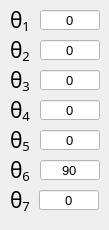
            <widget class="QWidget" name="pg_ithe">
             <widget class="QLabel" name="label_173">
              <property name="geometry">
               <rect>
                <x>10</x>
                <y>180</y>
                <width>21</width>
                <height>41</height>
               </rect>
              </property>
              <property name="font">
               <font>
                <family>3ds</family>
                <pointsize>12</pointsize>
                <weight>50</weight>
                <bold>false</bold>
               </font>
              </property>
              <property name="styleSheet">
               <string notr="true">color:black;</string>
              </property>
              <property name="text">
               <string>&lt;html&gt;&lt;head/&gt;&lt;body&gt;&lt;p&gt;&lt;span style=&quot; font-family:'Calibri','sans-serif'; font-size:16pt;&quot;&gt;θ&lt;/span&gt;&lt;span style=&quot; font-size:16pt; vertical-align:sub;&quot;&gt;7&lt;/span&gt;&lt;/p&gt;&lt;/body&gt;&lt;/html&gt;</string>
              </property>
             </widget>
             <widget class="QLabel" name="label_185">
              <property name="geometry">
               <rect>
                <x>10</x>
                <y>150</y>
                <width>21</width>
                <height>41</height>
               </rect>
              </property>
              <property name="font">
               <font>
                <family>3ds</family>
                <pointsize>12</pointsize>
                <weight>50</weight>
                <bold>false</bold>
               </font>
              </property>
              <property name="styleSheet">
               <string notr="true">color:black;</string>
              </property>
              <property name="text">
               <string>&lt;html&gt;&lt;head/&gt;&lt;body&gt;&lt;p&gt;&lt;span style=&quot; font-family:'Calibri','sans-serif'; font-size:16pt;&quot;&gt;θ&lt;/span&gt;&lt;span style=&quot; font-family:'Calibri','sans-serif'; font-size:16pt; vertical-align:sub;&quot;&gt;6&lt;/span&gt;&lt;/p&gt;&lt;/body&gt;&lt;/html&gt;</string>
              </property>
             </widget>
             <widget class="QLineEdit" name="tb_the2_BC">
              <property name="geometry">
               <rect>
                <x>40</x>
                <y>40</y>
                <width>60</width>
                <height>20</height>
               </rect>
              </property>
              <property name="font">
               <font>
                <pointsize>10</pointsize>
               </font>
              </property>
              <property name="styleSheet">
               <string notr="true">background-color: rgb(255, 255, 255);</string>
              </property>
              <property name="text">
               <string>0</string>
              </property>
              <property name="alignment">
               <set>Qt::AlignCenter</set>
              </property>
             </widget>
             <widget class="QLabel" name="label_186">
              <property name="geometry">
               <rect>
                <x>10</x>
                <y>90</y>
                <width>21</width>
                <height>41</height>
               </rect>
              </property>
              <property name="font">
               <font>
                <family>3ds</family>
                <pointsize>12</pointsize>
                <weight>50</weight>
                <bold>false</bold>
               </font>
              </property>
              <property name="styleSheet">
               <string notr="true">color:black;</string>
              </property>
              <property name="text">
               <string>&lt;html&gt;&lt;head/&gt;&lt;body&gt;&lt;p&gt;&lt;span style=&quot; font-family:'Calibri','sans-serif'; font-size:16pt;&quot;&gt;θ&lt;/span&gt;&lt;span style=&quot; font-size:16pt; vertical-align:sub;&quot;&gt;4&lt;/span&gt;&lt;/p&gt;&lt;/body&gt;&lt;/html&gt;</string>
              </property>
             </widget>
             <widget class="QLabel" name="label_187">
              <property name="geometry">
               <rect>
                <x>10</x>
                <y>120</y>
                <width>21</width>
                <height>41</height>
               </rect>
              </property>
              <property name="font">
               <font>
                <family>3ds</family>
                <pointsize>12</pointsize>
                <weight>50</weight>
                <bold>false</bold>
               </font>
              </property>
              <property name="styleSheet">
               <string notr="true">color:black;</string>
              </property>
              <property name="text">
               <string>&lt;html&gt;&lt;head/&gt;&lt;body&gt;&lt;p&gt;&lt;span style=&quot; font-family:'Calibri','sans-serif'; font-size:16pt;&quot;&gt;θ&lt;/span&gt;&lt;span style=&quot; font-size:16pt; vertical-align:sub;&quot;&gt;5&lt;/span&gt;&lt;/p&gt;&lt;/body&gt;&lt;/html&gt;</string>
              </property>
             </widget>
             <widget class="QLineEdit" name="tb_the5_BC">
              <property name="geometry">
               <rect>
                <x>40</x>
                <y>130</y>
                <width>60</width>
                <height>20</height>
               </rect>
              </property>
              <property name="font">
               <font>
                <pointsize>10</pointsize>
               </font>
              </property>
              <property name="styleSheet">
               <string notr="true">background-color: rgb(255, 255, 255);</string>
              </property>
              <property name="text">
               <string>0</string>
              </property>
              <property name="alignment">
               <set>Qt::AlignCenter</set>
              </property>
             </widget>
             <widget class="QLabel" name="label_188">
              <property name="geometry">
               <rect>
                <x>10</x>
                <y>30</y>
                <width>21</width>
                <height>41</height>
               </rect>
              </property>
              <property name="font">
               <font>
                <family>3ds</family>
                <pointsize>12</pointsize>
                <weight>50</weight>
                <bold>false</bold>
               </font>
              </property>
              <property name="styleSheet">
               <string notr="true">color:black;</string>
              </property>
              <property name="text">
               <string>&lt;html&gt;&lt;head/&gt;&lt;body&gt;&lt;p&gt;&lt;span style=&quot; font-family:'Calibri','sans-serif'; font-size:16pt;&quot;&gt;θ&lt;/span&gt;&lt;span style=&quot; font-size:16pt; vertical-align:sub;&quot;&gt;2&lt;/span&gt;&lt;/p&gt;&lt;/body&gt;&lt;/html&gt;</string>
              </property>
             </widget>
             <widget class="QLabel" name="label_189">
              <property name="geometry">
               <rect>
                <x>10</x>
                <y>60</y>
                <width>21</width>
                <height>41</height>
               </rect>
              </property>
              <property name="font">
               <font>
                <family>3ds</family>
                <pointsize>12</pointsize>
                <weight>50</weight>
                <bold>false</bold>
               </font>
              </property>
              <property name="styleSheet">
               <string notr="true">color:black;</string>
              </property>
              <property name="text">
               <string>&lt;html&gt;&lt;head/&gt;&lt;body&gt;&lt;p&gt;&lt;span style=&quot; font-family:'Calibri','sans-serif'; font-size:16pt;&quot;&gt;θ&lt;/span&gt;&lt;span style=&quot; font-size:16pt; vertical-align:sub;&quot;&gt;3&lt;/span&gt;&lt;/p&gt;&lt;/body&gt;&lt;/html&gt;</string>
              </property>
             </widget>
             <widget class="QLineEdit" name="tb_the1_BC">
              <property name="geometry">
               <rect>
                <x>40</x>
                <y>10</y>
                <width>60</width>
                <height>20</height>
               </rect>
              </property>
              <property name="font">
               <font>
                <pointsize>10</pointsize>
               </font>
              </property>
              <property name="styleSheet">
               <string notr="true">background-color: rgb(255, 255, 255);</string>
              </property>
              <property name="text">
               <string>0</string>
              </property>
              <property name="alignment">
               <set>Qt::AlignCenter</set>
              </property>
             </widget>
             <widget class="QLineEdit" name="tb_the4_BC">
              <property name="geometry">
               <rect>
                <x>40</x>
                <y>100</y>
                <width>60</width>
                <height>20</height>
               </rect>
              </property>
              <property name="font">
               <font>
                <pointsize>10</pointsize>
               </font>
              </property>
              <property name="styleSheet">
               <string notr="true">background-color: rgb(255, 255, 255);</string>
              </property>
              <property name="text">
               <string>0</string>
              </property>
              <property name="alignment">
               <set>Qt::AlignCenter</set>
              </property>
             </widget>
             <widget class="QLabel" name="label_190">
              <property name="geometry">
               <rect>
                <x>10</x>
                <y>0</y>
                <width>21</width>
                <height>41</height>
               </rect>
              </property>
              <property name="font">
               <font>
                <family>3ds</family>
                <pointsize>12</pointsize>
                <weight>50</weight>
                <bold>false</bold>
               </font>
              </property>
              <property name="styleSheet">
               <string notr="true">color:black;</string>
              </property>
              <property name="text">
               <string>&lt;html&gt;&lt;head/&gt;&lt;body&gt;&lt;p&gt;&lt;span style=&quot; font-family:'Calibri','sans-serif'; font-size:16pt;&quot;&gt;θ&lt;/span&gt;&lt;span style=&quot; font-size:16pt; vertical-align:sub;&quot;&gt;1&lt;/span&gt;&lt;/p&gt;&lt;/body&gt;&lt;/html&gt;</string>
              </property>
             </widget>
             <widget class="QLineEdit" name="tb_the7_BC">
              <property name="geometry">
               <rect>
                <x>39</x>
                <y>190</y>
                <width>60</width>
                <height>20</height>
               </rect>
              </property>
              <property name="font">
               <font>
                <pointsize>10</pointsize>
               </font>
              </property>
              <property name="styleSheet">
               <string notr="true">background-color: rgb(255, 255, 255);</string>
              </property>
              <property name="text">
               <string>0</string>
              </property>
              <property name="alignment">
               <set>Qt::AlignCenter</set>
              </property>
             </widget>
             <widget class="QLineEdit" name="tb_the6_BC">
              <property name="geometry">
               <rect>
                <x>40</x>
                <y>160</y>
                <width>60</width>
                <height>20</height>
               </rect>
              </property>
              <property name="font">
               <font>
                <pointsize>10</pointsize>
               </font>
              </property>
              <property name="styleSheet">
               <string notr="true">background-color: rgb(255, 255, 255);</string>
              </property>
              <property name="text">
               <string>90</string>
              </property>
              <property name="alignment">
               <set>Qt::AlignCenter</set>
              </property>
             </widget>
             <widget class="QLineEdit" name="tb_the3_BC">
              <property name="geometry">
               <rect>
                <x>40</x>
                <y>70</y>
                <width>60</width>
                <height>20</height>
               </rect>
              </property>
              <property name="font">
               <font>
                <pointsize>10</pointsize>
               </font>
              </property>
              <property name="styleSheet">
               <string notr="true">background-color: rgb(255, 255, 255);</string>
              </property>
              <property name="text">
               <string>0</string>
              </property>
              <property name="alignment">
               <set>Qt::AlignCenter</set>
              </property>
             </widget>
            </widget>
